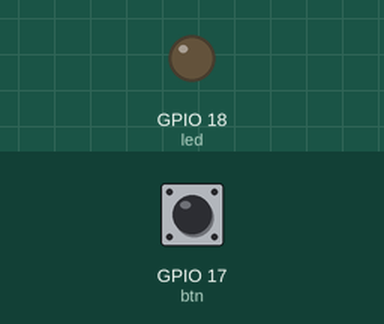
Recording of a program running on a simulated Raspberry Pi (BCM pin numbers). Shown: output pins drawn as LEDs (lit = HIGH). The inputs (shaded band) are chosen by the test bench; at power-on: GPIO 17 (btn) LOW.

Above: at 1.2 s.
1.3 s: GPIO 17 (btn) pulled HIGH for 0.15 s
At 1.37 s:
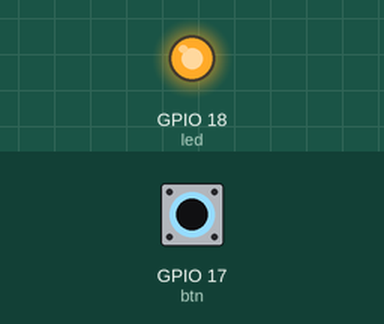
2.9 s: GPIO 17 (btn) pulled HIGH for 3.2 s
At 6.6 s:
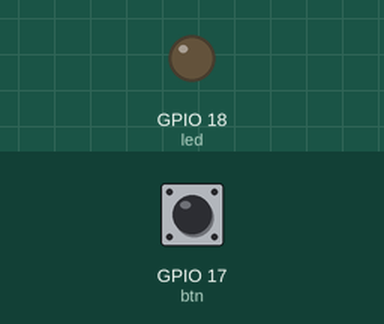
Timing chart, 0 to 8.1 s (numbered marks = the images above; inputs shaded):
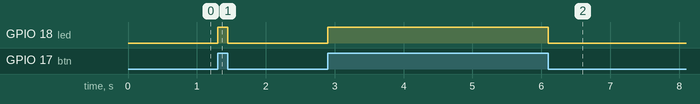

Measured:
- after the input at 1.3 s, GPIO 18 (led): LOW → HIGH at once, → LOW 0.15 s later
- after the input at 2.9 s, GPIO 18 (led): LOW → HIGH at once, → LOW 3.2 s later

The program:

1-2.py
```python
import RPi.GPIO as GPIO

led = 18
btn = 17
GPIO.setmode(GPIO.BCM)
GPIO.setup(led, GPIO.OUT)
GPIO.setup(btn, GPIO.IN, pull_up_down=GPIO.PUD_DOWN)

while True:
    try:
        value = GPIO.input(btn)
        if(value):
            GPIO.output(led, True)
        else:
            GPIO.output(led, False)

    except KeyboardInterrupt:
        GPIO.cleanup()
```
